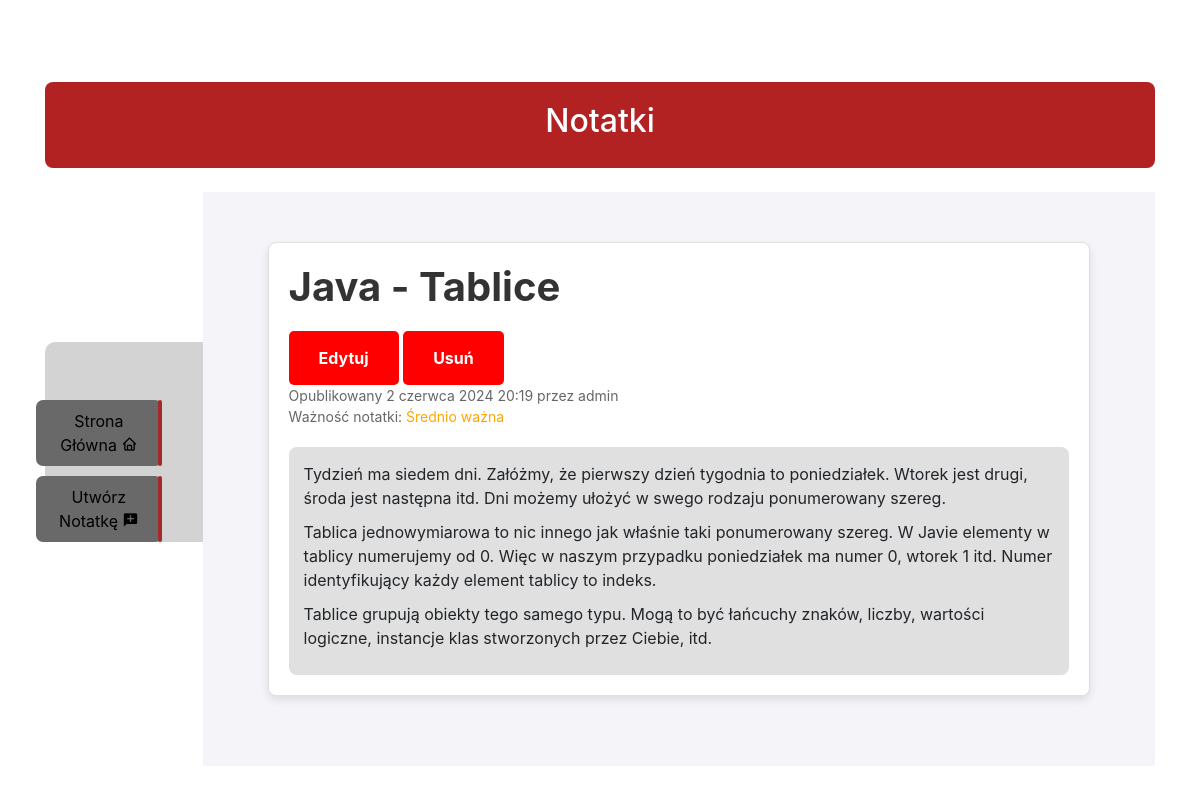
Screenshot of /2024/6/2/java-tablice/ with the database file from the repository.
### notatki/models.py (models this page shows, shortened)
class Note(models.Model):
    objects = models.Manager()
    published = PublishedManager()
    title = models.CharField(max_length=250)
    body = models.TextField()
    PRIORITY_CHOICES = (
        ('1_high', "Bardzo ważne"),
        ('2_medium', "Średnio ważne"),
        ('3_low', "Mało ważne")
    )
    priority = models.CharField(max_length=10, choices=PRIORITY_CHOICES,
                                default='medium')
    publish = models.DateTimeField(default=timezone.now)
    created = models.DateTimeField(auto_now_add=True)
    updated = models.DateTimeField(auto_now=True)
    STATUS_CHOICES = (
        ('draft', 'Draft'),
        ('published', 'Opublikowany')
    )
    status = models.CharField(max_length=10, choices=STATUS_CHOICES,
                              default='published')
    slug = models.SlugField(max_length=250, unique_for_date='publish')
    author = models.ForeignKey(User, on_delete=models.CASCADE, related_name='blog_posts')
    class Meta:
        ordering = ('-publish',)
    class Meta:
        ordering = ('created',)

### notatki/views.py (the view)
# urls.py: path('<int:year>/<int:month>/<int:day>/<slug:slug>/', views.note_detail, name='note_detail'),
def note_detail(request, year, month, day, slug):
    note = get_object_or_404(Note, slug=slug, status="published",
                             publish__year=year,
                             publish__month=month,
                             publish__day=day)
    return render(request, 'notatki/post/detail.html', {'note': note})

### notatki/templates/notatki/post/detail.html (shortened to what this page needs)
{% extends "notatki/base.html" %}
{% block content %}
        <div class="main-container">
    <div class="navbar">
        <ul>
            <a href="/"><li>Strona Główna  <i class='bx bx-home'></i></li></a>
            <a href="create"><li>Utwórz Notatkę <i class='bx bxs-comment-add'></i></li></a>
        </ul>
    </div>
    <div class="note-main">
        <div class="container">
            <div class="note">
                <h1>{{ note.title }}</h1>
                <a href="" class="a-edit"><button class="edit">Edytuj</button></a>
                <a href="" class="a-delete"><button class="edit">Usuń</button></a>
                <p class="date">
                    Opublikowany {{ note.publish }} przez {{ note.author }}<br>
                    Ważność notatki:
                    {% if note.priority == "3_low" %}
                        <span class="low-priority">Mało ważna</span>
                    {% elif note.priority == "2_medium" %}
                        <span class="medium-priority">Średnio ważna</span>
                    {% else %}
                        <span class="high-priority">Bardzo ważna</span>
                    {% endif %}
                </p>
                <div class="note-text">
                    {{ note.body|linebreaks }}
                </div>
            </div>
        </div>
        </div>
    </div>
{% endblock %}

### notatki/static/css/blog.css (style rules this page uses)
body { margin: 0; padding: 0; box-sizing: border-box; font-family: 'Montserrat', sans-serif; }
.main-container { display: flex; }
.navbar { background-color: lightgrey; width: 200px; height: 200px; border-top-left-radius: 10px; border-bottom-left-radius: 10px; display: flex; flex-direction: column; align-items: center; padding-top: 10px; margin-top: 150px; }
.navbar ul { list-style: none; padding: 0; margin: 0; width: 100%; margin-top: 40px; }
.navbar li { background-color: dimgrey; color: black; border-radius: 7px; margin: 10px 0; padding: 9px; text-align: center; position: relative; right: 25px; transition: all 0.3s ease; }
.navbar li::before { content: ''; position: absolute; top: 0; right: 0; width: 0; height: 100%; border-radius: 8px; border: 2px solid brown; transition: width 0.3s ease; }
.navbar li i { color: black; }
.note-main { display: flex; justify-content: space-between; padding: 50px; background-color: #f0f0f0; flex-grow: 1; }
.container { flex: 3; margin-right: 20px; }
.container h1 { margin-bottom: 25px; font-weight: 700; color: #333; }

### notatki/static/css/detail.css (style rules this page uses)
.note-main { display: flex; justify-content: center; padding: 50px; background-color: #f4f4f9; }
.container { flex: 3; margin-right: 20px; }
.note { background-color: #ffffff; border: 1px solid #e0e0e0; border-radius: 8px; padding: 20px; margin-bottom: 20px; box-shadow: 0 4px 8px rgba(0, 0, 0, 0.1); transition: box-shadow 0.3s ease; }
.note h1 { margin-bottom: 20px; font-weight: 700; color: #333; }
.date { font-size: 14px; color: #666; margin-bottom: 20px; }
.medium-priority { color: orange; }
.note-text { background-color: #e0e0e0; padding: 15px; border-radius: 8px; }
.note-text p { margin-bottom: 10px; }
.edit { background-color: red; color: white; padding: 15px 30px; border: none; border-radius: 5px; font-weight: 700; cursor: pointer; transition: background-color 0.3s ease; position: relative; top: 10%; }

### notatki/static/css/create.css (style rules this page uses)
body { display: flex; justify-content: center; align-items: center; height: 100vh; background-color: #f4f4f9; }

### rows the page displays
Note: title "Java - Tablice", publish "2 czerwca 2024 20:19", author "admin", body "Tydzień ma siedem dni. Załóżmy, że pierwszy dzień tygodnia to poniedziałek. Wtorek jest drugi, środa jest następna itd. Dni możemy ułożyć w swego rodzaju ponumerowany szereg. Tablica jednowymiarowa to nic innego jak właśnie taki ponumerowany szereg. W Javie elementy w tablicy numerujemy od 0. Więc w naszym przypadku poniedziałek ma numer 0, wtorek 1 itd. Numer identyfikujący każdy element tablicy to indeks. Tablice grupują obiekty tego samego typu. Mogą to być łańcuchy znaków, liczby, wartości logiczne, instancje klas stworzonych przez Ciebie, itd."
